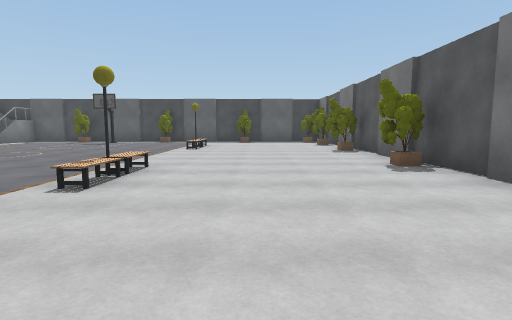
view 1 (above)

12 first-person views from a walk through a 3-D level made in the Unity game engine. The camera is 1.3 m above the floor, tilts 6° down and sees 80° across. The floor is counted in squares, 2 m on a side. Each view is taken from the middle of a square. On the plan, view 1 faces up. The plan holds only what a view shows up to about 10 squares ahead; the rest is blank. The player character is not drawn. Some surface patterns are stand-ins.

view 2
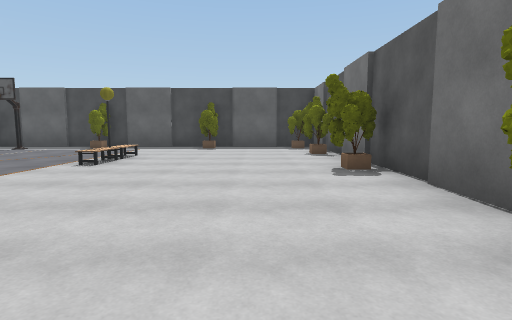

view 3
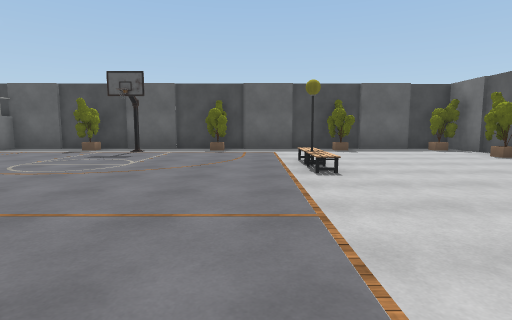

view 4
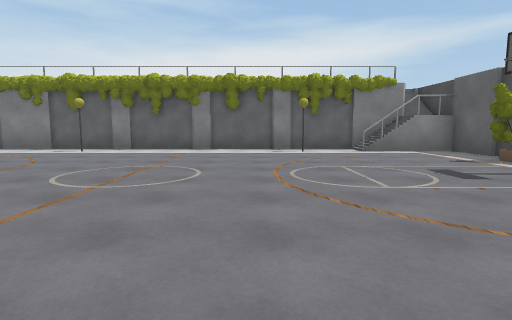

view 5
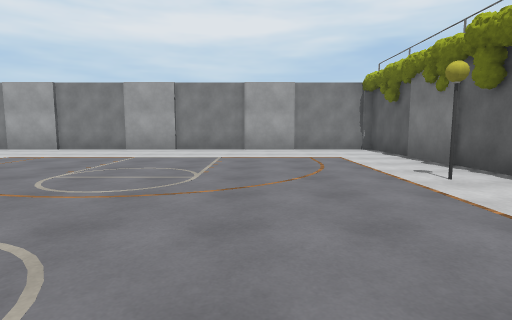

view 6
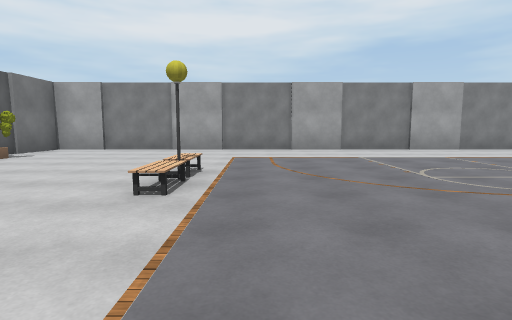

view 7
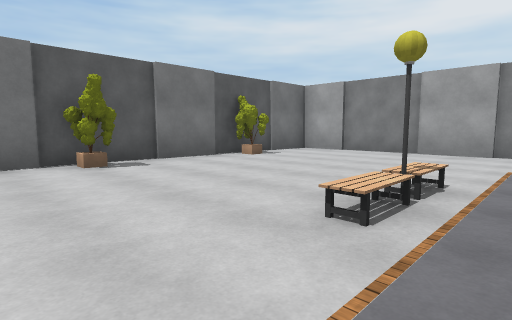

view 8
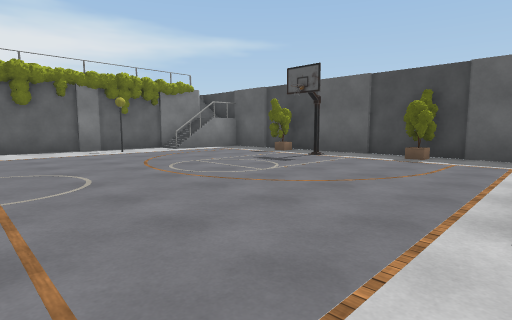

view 9
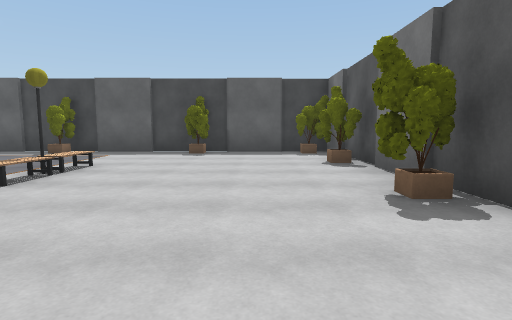

view 10
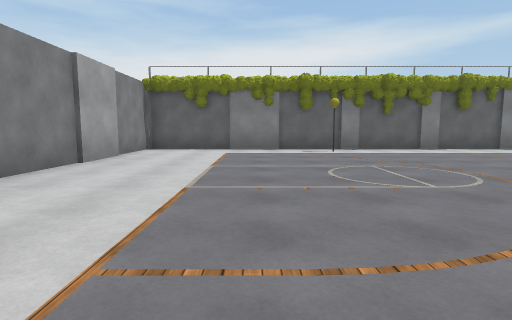

view 11
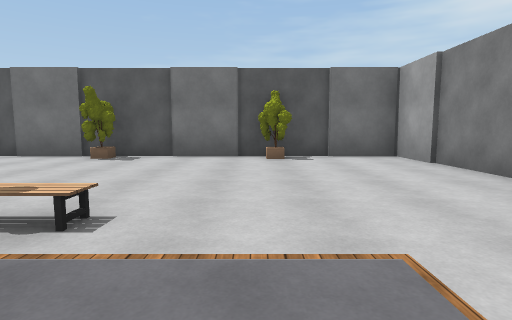

view 12
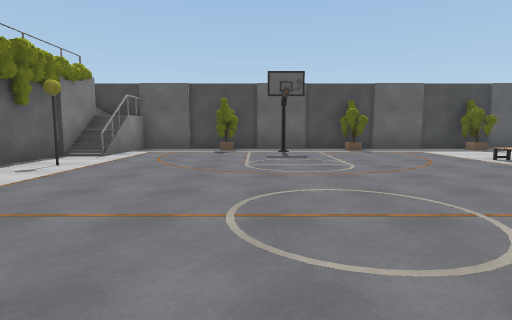

### Floor plan
Points are (right, up) in squares from view 1. A wall is a line through its corners. A room is listed if a view was taken in it or the views show most of it. See-through windows are left out.
Room 1 (views 1, 2, 3, 4, 5, 6, 7, 8, 9, 10, 11, 12)
walls: (3, 9.4) (3, 11.1); (3, 2.4) (3, 8.5); (3, 12.4) (3, 14.6) (-12, 14.6); (-11.5, 13.5) (-11.5, -1.3) (3, -1.3) (3, 1.6); (-10.5, 14.5) (-10.5, 12.2)
ways out: gap at (-11, 4)
objects: other object (-8, 14); other object (-6, 13); other object (-4, 14); other object (-2, 10); other object (-1, 14); other object (2, 5); other object (2, 14); other object (3, 2); other object (3, 9); other object (3, 12)

Where each view was taken, in squares from view 1:
view 1: 0 up, 0 right, facing up
view 2: 4 up, 1 right, facing up
view 3: 5 up, 3 left, facing up
view 4: 9 up, 2 left, facing left
view 5: 8 up, 8 left, facing down
view 6: 8 up, 3 left, facing down
view 7: 7 up, 3 left, facing down-right
view 8: 7 up, 2 left, facing up-left
view 9: 6 up, 1 right, facing up
view 10: 2 up, 2 left, facing left
view 11: 2 up, 4 left, facing right
view 12: 5 up, 7 left, facing up
